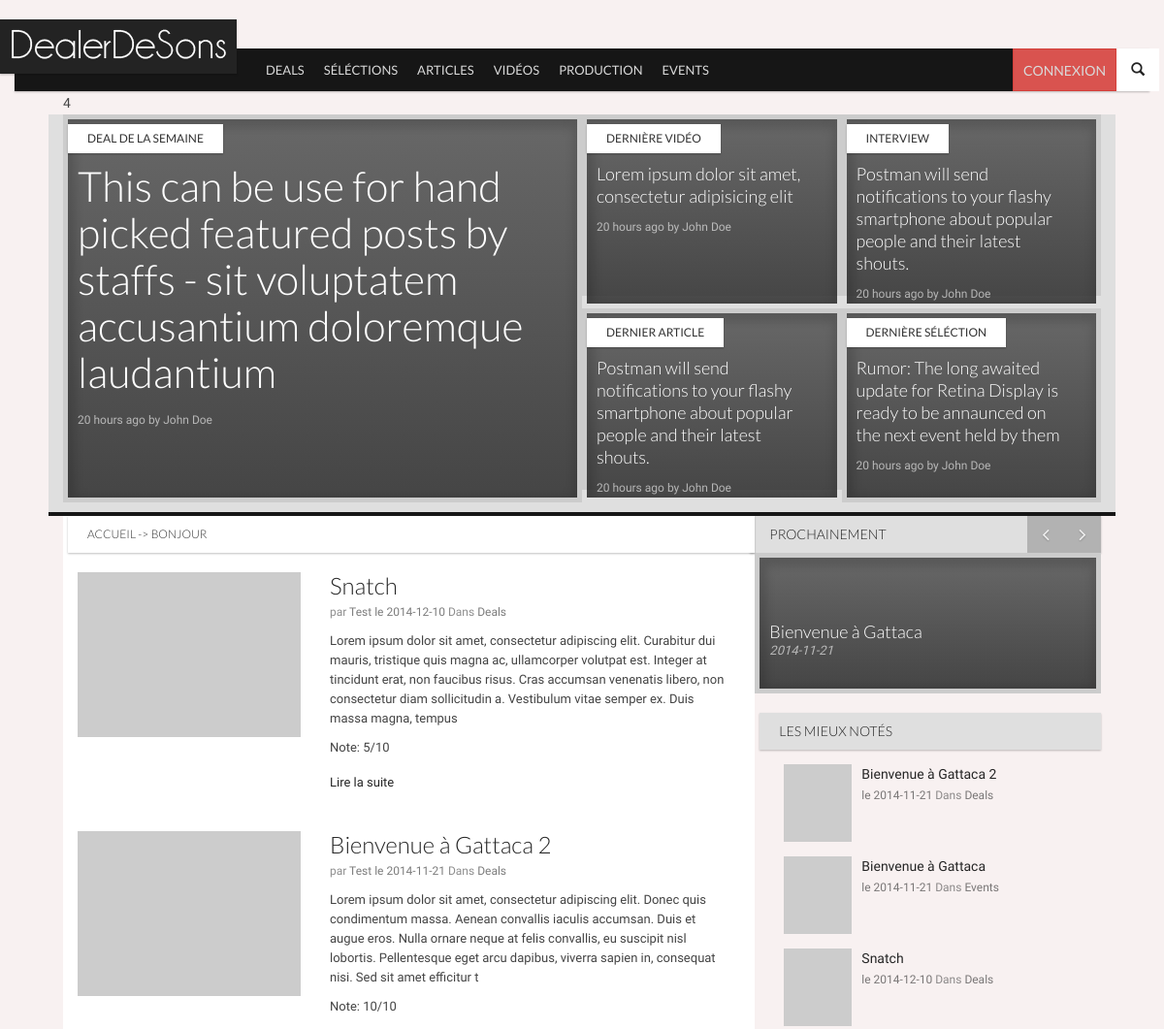
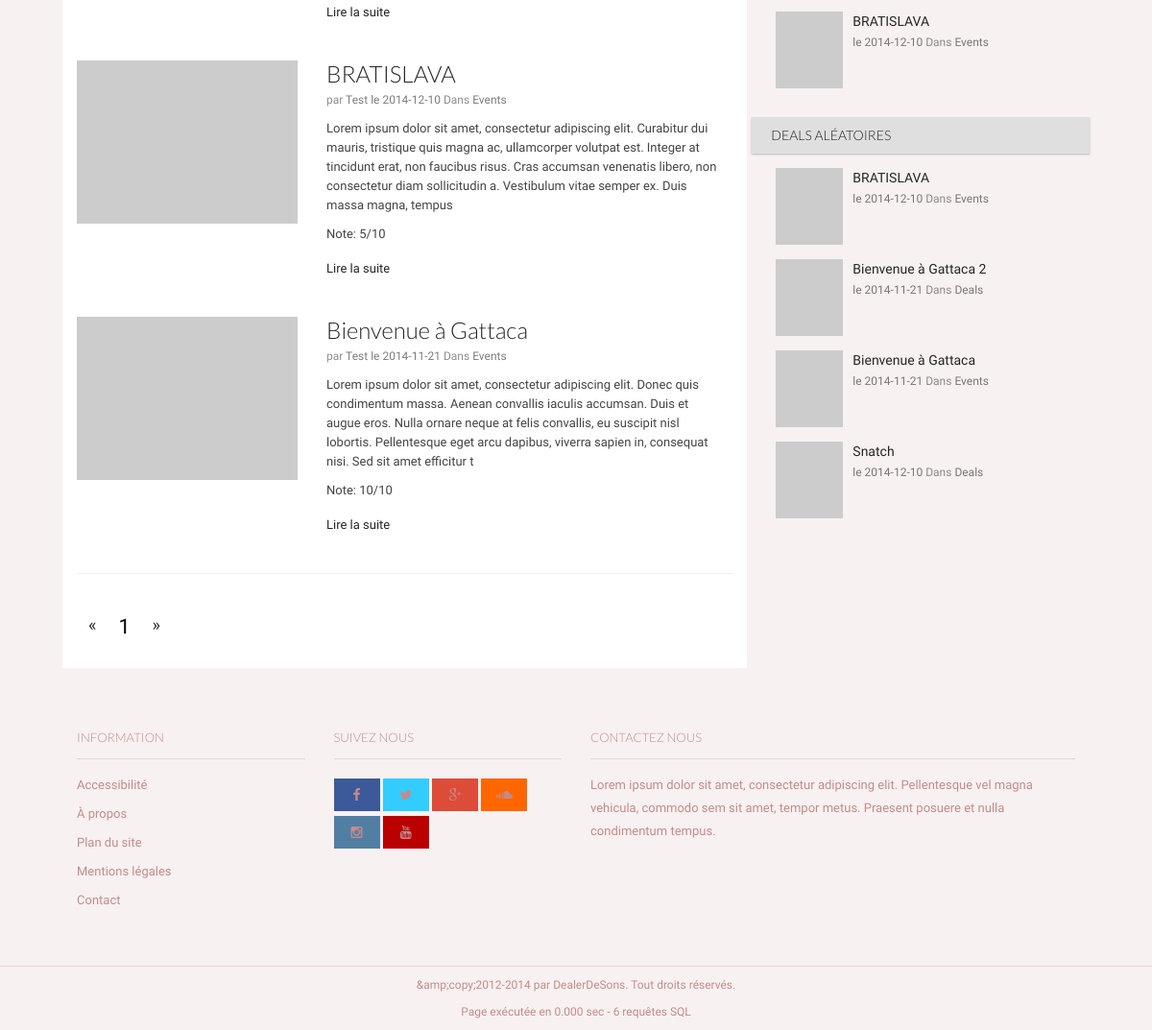
The page / on the database its author committed (2 pictures, top to bottom).
### tables this page shows
CREATE TABLE `categories` (
`id_cat` int(11) NOT NULL,
  `nom_cat` text NOT NULL,
  `menu` bit(1) NOT NULL,
  `ordre` int(2) NOT NULL
);

CREATE TABLE `articles` (
`id_article` int(1) NOT NULL,
  `titre` text NOT NULL,
  `introduction` text NOT NULL,
  `contenu` text NOT NULL,
  `statut` tinyint(1) DEFAULT NULL,
  `en_avant` tinyint(1) NOT NULL,
  `date` date NOT NULL,
  `note` int(11) NOT NULL,
  `nbr_notes` int(11) NOT NULL,
  `id_user` int(11) NOT NULL
);

CREATE TABLE `utilisateurs` (
`id_user` int(11) unsigned NOT NULL,
  `nom_user` varchar(32) NOT NULL,
  `password` char(40) NOT NULL,
  `email` varchar(128) NOT NULL,
  `hash_validation` char(32) NOT NULL,
  `date_inscription` datetime NOT NULL,
  `avatar` varchar(128) NOT NULL DEFAULT '',
  `bio` text NOT NULL,
  `facebook` varchar(255) NOT NULL,
  `twitter` varchar(255) NOT NULL,
  `instagram` varchar(255) NOT NULL,
  `vimeo` varchar(255) NOT NULL,
  `tumblr` varchar(255) NOT NULL,
  `linkedin` varchar(255) NOT NULL,
  `soundcloud` varchar(255) NOT NULL,
  `youtube` varchar(255) NOT NULL
);

CREATE TABLE `articles_categories` (
  `id_article` int(11) NOT NULL,
  `id_cat` int(11) NOT NULL
);

### inc/init.php (called while the page is built, shortened)
<?php
	include(dirname(__FILE__).'/modeles/articles.php');
	$verif_connect = isset($_SESSION['id']) AND isset($_SESSION['pseudo']);
	$categories_menu = liste_categories('menu', 'croissant');
	$page = isset($_GET['page']) ? $page = $_GET['page'] : $page = '';
	if(($page == '') OR ($page == 'accueil') OR ($page == 'index') OR ($page == 'articles') OR ($page == 'categories')){
	$widget_events = liste_articles('date',6,'','');
	$widget_notes = liste_articles('note');
	$widget_aleatoire = liste_articles('alea');
	}
?>

### inc/modeles/articles.php (called while the page is built, shortened)
<?php
function liste_categories($menu='', $by=''){
	$categories = array();
	$req_menu = '';
	$order_by = '';
	$limit = '';
	switch ($menu)
	{
	case 'menu':
        $req_menu = 'WHERE menu = 1';
    break;
	}
	switch ($by)
	{
	case 'croissant':
        $order_by = 'ORDER BY ordre ASC';
    break;
	}
	$ajoutRequete = $req_menu.' '.$order_by.' '.$limit.'';
	$myRequete = 'SELECT *
					FROM categories
					'.$ajoutRequete;
	$req = requete($myRequete);
        while ($data = mysqli_fetch_assoc($req))
        {
                $categories[] = $data;
        }
        return $categories;
}
function liste_articles($by='autre', $id_cat='', $id_user='', $limit=''){
	$articles = array();
	$by_user = null;
	$by_cat = null;
	switch ($by)
	{
	case 'date':
        $order_by = 'ORDER BY articles.date';
    break;
    case 'note':
        $order_by = 'ORDER BY articles.note DESC';
    break;
    case 'alea':
        $order_by = 'ORDER BY rand()';
    break;
    default:
        $order_by = '';
	}
	if(!empty($id_cat)) {
	    $by_cat = 'AND categories.id_cat = "'.$id_cat.'"';
	}
	if(!empty($limit)) {
	    $limit = 'LIMIT '.$limit;
	}
	$ajoutRequete = $by_cat.'
					'.$by_user.'
					'.$order_by.'
					'.$limit.';';
	$myRequete = 'SELECT *
					FROM articles, utilisateurs, categories, articles_categories
					WHERE articles.id_user = utilisateurs.id_user
					AND articles.statut = "1"
					AND articles_categories.id_article = articles.id_article
					AND  articles_categories.id_cat = categories.id_cat
					'.$ajoutRequete;
	$req = requete($myRequete);
	if ($req) {
        while ($data = mysqli_fetch_assoc($req))
        {
                $articles[] = $data;
        }
    }
        return $articles;
}
function count_articles($id_cat='', $id_user=''){
	$by_user = null;
	$by_cat = null;
	$ajoutRequete = $by_cat.'
					'.$by_user.';';
	$myRequete = 'SELECT COUNT(*) AS total
					FROM articles, utilisateurs, categories, articles_categories
					WHERE articles.id_user = utilisateurs.id_user
					AND articles.statut = "1"
					AND articles_categories.id_article = articles.id_article
					AND  articles_categories.id_cat = categories.id_cat
					'.$ajoutRequete;
	$req = requete($myRequete);
	$data = mysqli_fetch_assoc($req);
	$nbrArticles = $data['total'];
        return $nbrArticles;
}
?>

### inc/fonctions.php (called while the page is built, shortened)
<?php
function requete($myRequete) {
	global $query_count, $myConnexion;
	return mysqli_query($myConnexion,$myRequete);
}
function get_list_page($page, $nb_page, $nb = 3){
    $list_page = array();
    for ($i=1; $i <= $nb_page; $i++){
        if (($i < $nb) OR ($i > $nb_page - $nb) OR (($i < $page + $nb) AND ($i > $page -$nb)))
            $list_page[] = $i;
        else{
            if ($i >= $nb AND $i <= $page - $nb)
                $i = $page - $nb;
            elseif ($i >= $page + $nb AND $i <= $nb_page - $nb)
                $i = $nb_page - $nb;
            $list_page[] = '...';
        }
    }
    return $list_page;
}
?>

### pages/vues/includes/articles.php (the view, shortened to what this page needs)
		<div class="entries">
<?php
foreach($articles as $data)
{
?>
						<article class="entry style-media media type-post">
							<figure class="media-object pull-left entry-thumbnail hidden-xs">
								<img src="img/placeholder.gif" data-src="http://placehold.it/230x230" data-src-retina="http://placehold.it/460x460" width="230" height="230" class="" alt="">
							</figure>
							<div class="media-body">
								<header class="entry-header">
									<h3 class="entry-title">
										<a href="articles-<?php echo $data['id_article'];?>.html" rel="bookmark"><?php echo $data['titre']; ?></a>
									</h3>
									<div class="entry-meta">
										<span class="author">par <a href="utilisateurs-<?php echo $data['id_user']; ?>.html"><?php echo $data['nom_user']; ?></a></span>
										<span class="entry-date"><a href="articles-<?php echo $data['id_article']; ?>.html">le <time datetime="<?php echo $data['date']; ?>"><?php echo $data['date']; ?></time></a></span>
										<span class="category">Dans <a href="categorie-<?php echo $data['id_cat']; ?>"><?php echo $data['nom_cat']; ?></a></span>
									</div>
								</header>
								<p>
									<?php echo substr($data['contenu'],0,300);?>
									<p>Note: <?php echo $data['note']; ?>/10</p>
									<a href="articles-<?php echo $data['id_article'];?>.php" class="more-link">Lire la suite<i class="icon icon-long-arrow-right"></i></a>
								</p>
							</div>
						</article>
<?php
}
?>
						<hr/>
						</div>
<ul class="pagination">
<li><a href="#">«</a></li>
<?php
	foreach( $listePage as $num )
	{
	   if( $num == $page )
	      echo '<li class="active"><span>' . $num . '</span></li>';
	   elseif( $num == '...' )
	      echo '<li><a href="#" data-toggle="modal" data-target="#selectionPage"> ... </a></li>';
	   else
	      echo '<li><a href="' . $urlPagination['avant'] . $num . $urlPagination['apres'] . '">' . $num . '</a></li>';
	}
?>
<li><a href="#">»</a></li>
</ul>

### pages/vues/header.php (shortened to what this page needs)
<!DOCTYPE html>
 <html class="no-js">
	<head>
		<link rel="stylesheet" href="vendor/bootstrap/css/bootstrap.min.css">
		<link rel="stylesheet" href="vendor/font-awesome/css/font-awesome.min.css">
		<link rel="stylesheet" href="vendor/prettyPhoto/css/prettyPhoto.css">
		<link rel="stylesheet" href="css/base.css">
		<link rel="stylesheet" href="css/components.css">
		<link rel="stylesheet" href="css/style.css">
		<link rel="stylesheet" href="css/modifs.css">
	</head>
	<body>
		<nav id="header" class="header-navbar" role="navigation">
			<div class="header-navbar-inner container">
				<div id="brand" class="navbar-brand">
					<a href="index.html" rel="bookmark">
						<img src="img/light-logo.png" data-src="img/light-logo.png" data-src-retina="img/logo-retina.png" width="244" height="56" alt="">
					</a>
				</div>
				<ul class="nav nav-icons">
					<li>
						<a href="#" class="btn-icon" data-toggle=".header-navbar-inner" data-toggle-class="search-toggled-in">
							<span class="search-toggled-out-icon glyphicon glyphicon-search"></span>
						</a>
					</li>
				</ul>
				<ul class="nav navbar-nav">
<?php if ($verif_connect){ ?>
					<li class="nav-all pull-right">
						<a href="#" data-toggle="li">
							<span class="img"><img src="img/Tests/avatar.jpg" alt="Avatar de <?php echo $user['id_user'];?>"></span>
						</a>
						<div class="subnav-wrapper">
							<ul class="subnav-entries">
								<li><a href="utilisateur-modifier.html">Modifier mon Profil</a></li>
								<li><a href="#articles">Mes Articles</a></li>
								<li><a href="deconnexion.html">Me déconnecter</a></li>
							</ul>
						</div>
					</li>
<?php }else{?>
					<li class="pull-right"><a href="connexion.html" class="btn btn-danger">Connexion</a></li>
<?php } ?>
<?php
foreach($categories_menu as $data)
{
?>
					<li class="visible-md visible-lg"><a href="categories-<?php echo $data['id_cat']; ?>.html"><?php echo $data['nom_cat']; ?></a></li>
<?php
}
?>
				</ul>
			</div>
		</nav>
		<div id="main" class="container">

### pages/vues/includes/sidebar.php (shortened to what this page needs)
				<div class="sidebar col-md-4 col-lg-4 col-xl-3">
				<aside id="reviewCarousel" class="widget carousel slide">
						<h2 class="widget-title ribbon"><span>Prochainement</span></h2>
						<div class="carousel-inner">
<?php
$derniereCle = $widget_events[0];
foreach($widget_events as $data)
{
	$active = ($derniereCle['id_article'] == $data['id_article']) ? ' active' : '';
?>
							<div class="item<?php echo $active;?>">
								<article class="entry style-grid style-review type-post">
									<header class="entry-header">
										<h3 class="entry-title"><a href="articles-<?php echo $data['id_article'];?>.html"><?php echo $data['titre'];?></a></h3>
										<p class="small"><?php echo $data['date'];?></p>
									</header>
									<figure class="entry-thumbnail">
										<a href="articles-<?php echo $data['id_article'];?>.html" class="overlay overlay-primary"></a>
										<img src="http://placehold.it/480x280" data-src="http://placehold.it/480x280" data-src-retina="http://placehold.it/720x420" width="480" height="280" alt="" style="opacity: 1;">
									</figure>
								</article>
							</div>
<?php
}
?>
						</div>
						<a class="left carousel-control" href="#reviewCarousel" data-slide="prev">
							<i class="fa fa-angle-left"></i>
						</a>
						<a class="right carousel-control" href="#reviewCarousel" data-slide="next">
							<i class="fa fa-angle-right"></i>
						</a>
					</aside>
				<aside class="widget">
						<h2 class="widget-title ribbon"><span>Les mieux notés</span></h2>
						<div class="entries row">
<?php
foreach($widget_notes as $data)
{
?>
							<article class="type-post style-media-list media col-sm-6 col-md-12">
								<img src="http://placehold.it/80x80" data-src="http://placehold.it/80x80" data-src-retina="http://placehold.it/160x160" width="80" height="80" class="media-object pull-left" alt="" style="opacity: 1;">
								<div class="media-body">
									<h3 class="entry-title">
										<a href="articles-<?php echo $data['id_article'];?>.html" rel="bookmark"><?php echo $data['titre']; ?></a>
									</h3>
									<div class="entry-meta">
										<span class="entry-date"><a href="articles-<?php echo $data['id_article']; ?>.html">le <time datetime="<?php echo $data['date']; ?>"><?php echo $data['date']; ?></time></a></span>
										<span class="category">Dans <a href="categorie-<?php echo $data['id_cat']; ?>"><?php echo $data['nom_cat']; ?></a></span>
									</div>
								</div>
							</article>
<?php
}
?>
						</div>
					</aside>
				<aside class="widget">
						<h2 class="widget-title ribbon"><span>Deals Aléatoires</span></h2>
						<div class="entries row">
<?php
foreach($widget_aleatoire as $data)
{
?>
							<article class="type-post style-media-list media col-sm-6 col-md-12">
								<img src="http://placehold.it/80x80" data-src="http://placehold.it/80x80" data-src-retina="http://placehold.it/160x160" width="80" height="80" class="media-object pull-left" alt="" style="opacity: 1;">
								<div class="media-body">
									<h3 class="entry-title">
										<a href="articles-<?php echo $data['id_article'];?>.html" rel="bookmark"><?php echo $data['titre']; ?></a>
									</h3>
									<div class="entry-meta">
										<span class="entry-date"><a href="articles-<?php echo $data['id_article']; ?>.html">le <time datetime="<?php echo $data['date']; ?>"><?php echo $data['date']; ?></time></a></span>
										<span class="category">Dans <a href="categorie-<?php echo $data['id_cat']; ?>"><?php echo $data['nom_cat']; ?></a></span>
									</div>
								</div>
							</article>
<?php
}
?>
						</div>
					</aside>
				</div>
				</div>

### css/base.css (style rules this page uses)
html,body { height:100% }
body { font-family:'Droid Sans',sans-serif;font-size:14px;line-height:24px }
h1,h2,h3,h4,h5,h6 { font-family:'Lato',sans-serif;font-weight:300;margin-bottom:20px }
img { max-width:100% }
.col-xl-1,.col-xl-2,.col-xl-3,.col-xl-4,.col-xl-5,.col-xl-6,.col-xl-7,.col-xl-8,.col-xl-9,.col-xl-10,.col-xl-11,.col-xl-12 { position:relative;min-height:1px;padding-right:15px;padding-left:15px }
.header-navbar { position:absolute;z-index:1000;width:100%;margin-top:50px;height:44px;line-height:44px;-webkit-border-radius:0;-moz-border-radius:0;-o-border-radius:0;border-radius:0;-moz-background-clip:padding;-webkit-background-clip:padding-box;-o-background-clip:padding-box;background-clip:padding-box;border:0;min-height:inherit;-webkit-transition:all .2s linear;-moz-transition:all .2s linear;-ms-transition:all .2s linear;-o-transition:all .2s linear;font-family:'Lato',sans-serif }
.header-navbar .header-navbar-inner { position:relative;padding:0;height:44px }
.header-navbar .btn-icon { padding:0;margin:0;line-height:44px;height:44px;width:44px;border:0;background-color:transparent }
.header-navbar .navbar-brand { margin:0 5px 0 0;padding:0;width:244px;height:44px;-webkit-transition:all .2s linear;-moz-transition:all .2s linear;-ms-transition:all .2s linear;-o-transition:all .2s linear;border-right:1px solid transparent }
.header-navbar .navbar-brand a { position:relative;top:-30px;left:-15px;display:block;width:244px;height:56px;-webkit-transition:all .2s linear;-moz-transition:all .2s linear;-ms-transition:all .2s linear;-o-transition:all .2s linear }
.header-navbar .navbar-brand a img { vertical-align:top;position:relative;height:auto }
.header-navbar .nav-icons { position:relative;height:44px;width:44px;float:right;margin-right:-10px }
.header-navbar .nav-icons>li { width:44px;height:44px }
.header-navbar .nav-icons>li>a { padding:0;line-height:44px;width:44px;text-align:center }
.header-navbar .nav-icons .search-toggled-out-icon { display:inline-block;zoom:1;*display:inline }
.nav.navbar-nav { height:44px;line-height:44px;float:none;display:block;width:auto;font-size:13px }
.nav.navbar-nav>li { height:44px;line-height:44px }
.nav.navbar-nav>li>a { padding:0 10px;line-height:44px;height:44px;text-transform:uppercase }
#main { padding-top:94px;position:relative }
.widget { margin-bottom:20px;position:relative }
.widget .widget-title.ribbon { font-size:14px;line-height:38px;font-weight:300 }
@media (min-width: 769px) { .nav.navbar-nav>li { display:none } }
@media (min-width: 769px) { .nav.navbar-nav>li:nth-child(1),.nav.navbar-nav>li:nth-child(2),.nav.navbar-nav>li:nth-child(3) { display:block } }
@media (min-width: 899px) { .nav.navbar-nav>li:nth-child(4) { display:block } }
@media (min-width: 992px) { .nav.navbar-nav>li:nth-child(5) { display:block } }
@media (min-width: 1150px) { .nav.navbar-nav>li:nth-child(6) { display:block } }
@media (min-width: 1200px) { .container { max-width:1170px } }

### css/modifs.css (style rules this page uses)
.container { padding-right: 50px; padding-left: 50px; }
.row { padding-bottom: 10px; }
.overlay { margin: 5px; }
.row { padding-left: 15px; padding-right: 15px; }
.pagination > li.active > span, .pagination > li.active > span:hover, .pagination > li a:hover { background-color: transparent; color: #000000; font-size: larger; }

### rows shown on the page
categories: nom_cat "DEALS"
categories: nom_cat "SÉLÉCTIONS"
categories: nom_cat "ARTICLES"
categories: nom_cat "VIDÉOS"
categories: nom_cat "PRODUCTION"
categories: nom_cat "EVENTS"
articles: titre "Snatch", id_user.nom_user "Test", date "2014-12-10", categories.nom_cat "Deals", contenu "Lorem ipsum dolor sit amet, consectetur adipiscing elit. Curabitur dui mauris, tristique quis magna ac, ullamcorper volutpat est. Integer at tincidunt erat, non faucibus risus. Cras accumsan venenatis libero, non consectetur diam sollicitudin a. Vestibulum vitae semper ex. Duis massa magna, tempus", note "5"
articles: titre "Bienvenue à Gattaca 2", id_user.nom_user "Test", date "2014-11-21", categories.nom_cat "Deals", contenu "Lorem ipsum dolor sit amet, consectetur adipiscing elit. Donec quis condimentum massa. Aenean convallis iaculis accumsan. Duis et augue eros. Nulla ornare neque at felis convallis, eu suscipit nisl lobortis. Pellentesque eget arcu dapibus, viverra sapien in, consequat nisi. Sed sit amet efficitur t", note "10"
articles: titre "BRATISLAVA", id_user.nom_user "Test", date "2014-12-10", categories.nom_cat "Events", contenu "Lorem ipsum dolor sit amet, consectetur adipiscing elit. Curabitur dui mauris, tristique quis magna ac, ullamcorper volutpat est. Integer at tincidunt erat, non faucibus risus. Cras accumsan venenatis libero, non consectetur diam sollicitudin a. Vestibulum vitae semper ex. Duis massa magna, tempus", note "5"
articles: titre "Bienvenue à Gattaca", id_user.nom_user "Test", date "2014-11-21", categories.nom_cat "Events", contenu "Lorem ipsum dolor sit amet, consectetur adipiscing elit. Donec quis condimentum massa. Aenean convallis iaculis accumsan. Duis et augue eros. Nulla ornare neque at felis convallis, eu suscipit nisl lobortis. Pellentesque eget arcu dapibus, viverra sapien in, consequat nisi. Sed sit amet efficitur t", note "10"

### other values the page prints
$nb_articles "4"
$num "1"
$query_count "6"
